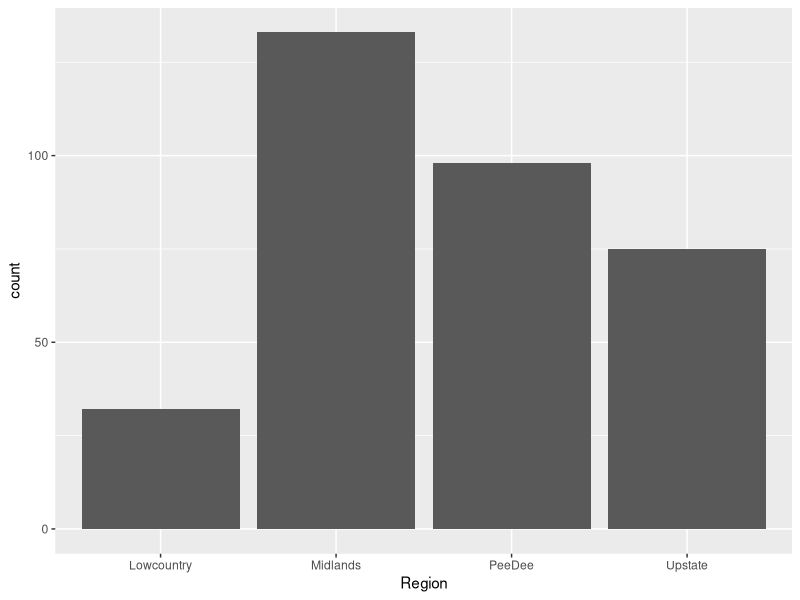
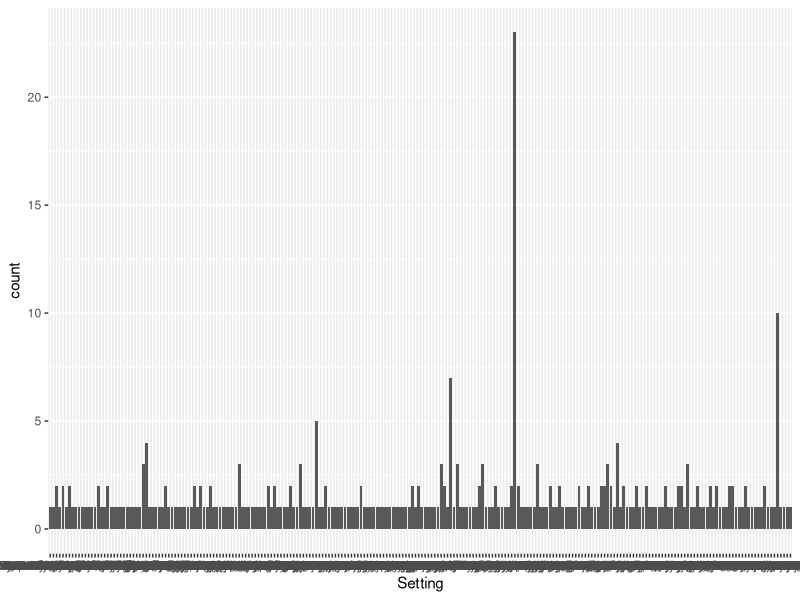
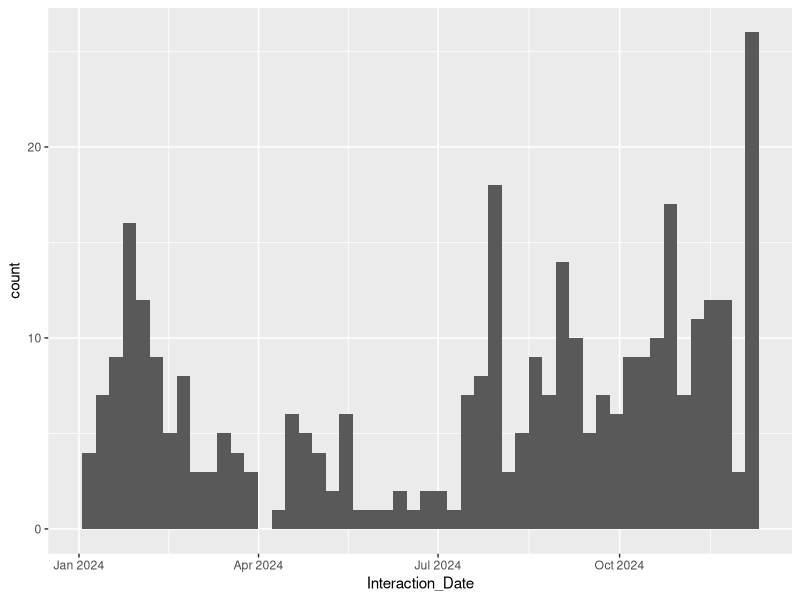
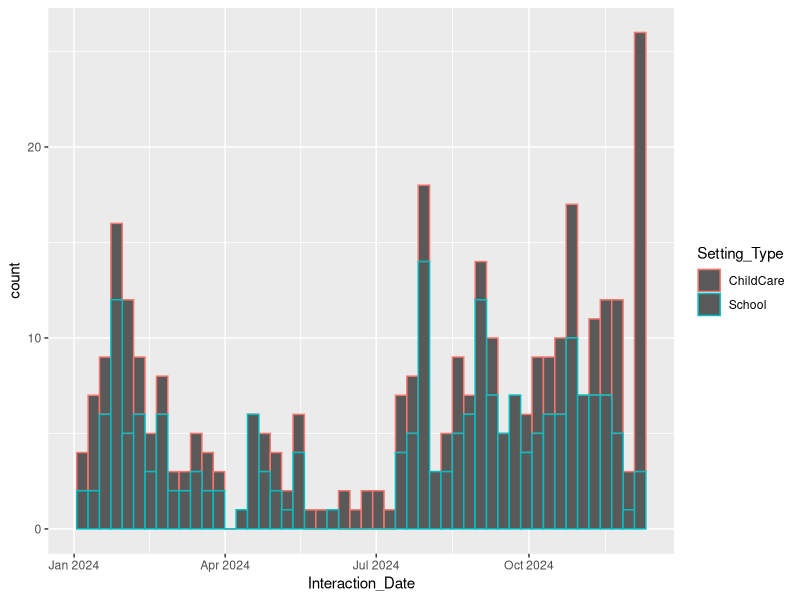
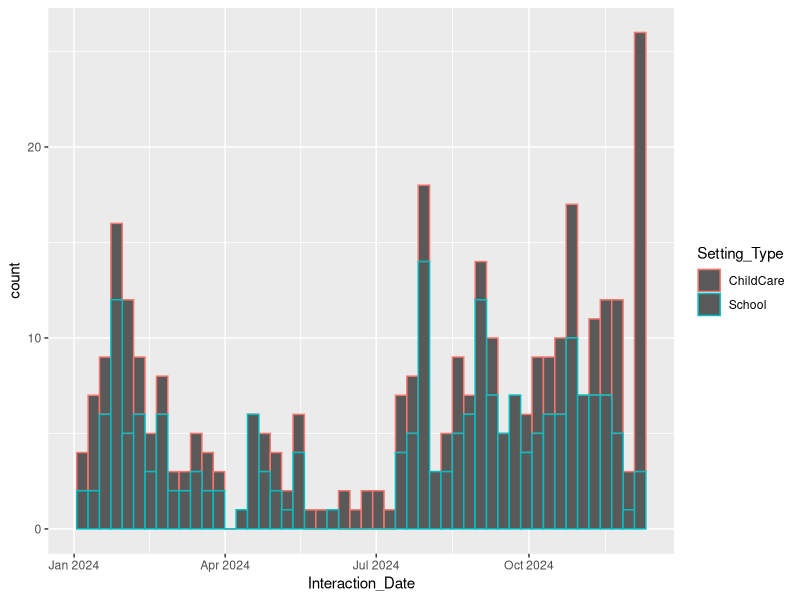
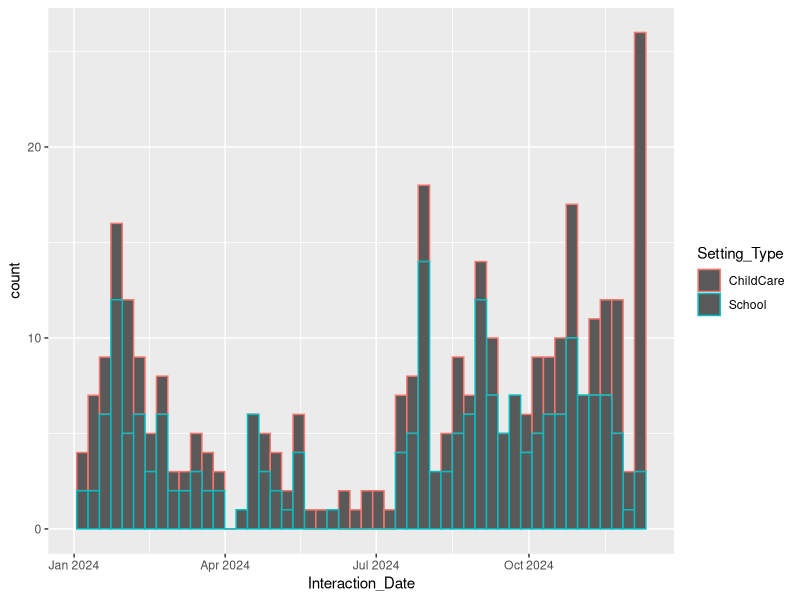
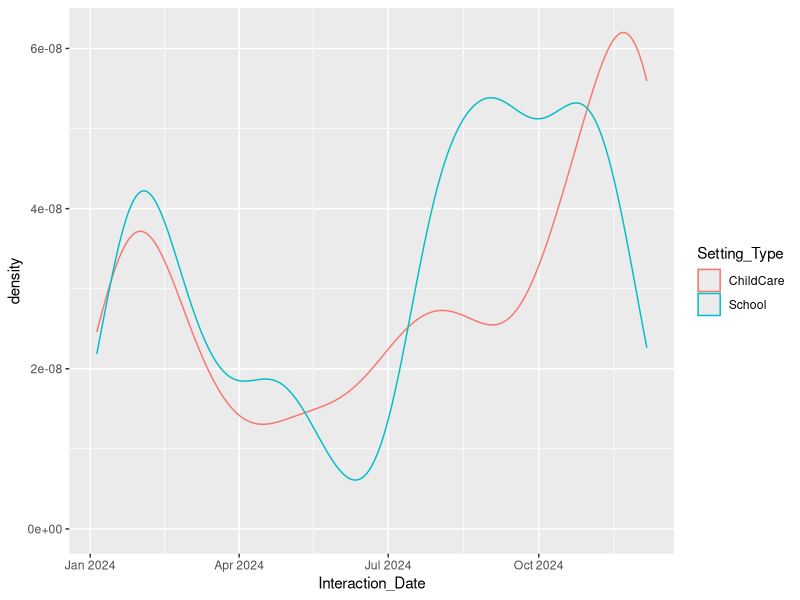
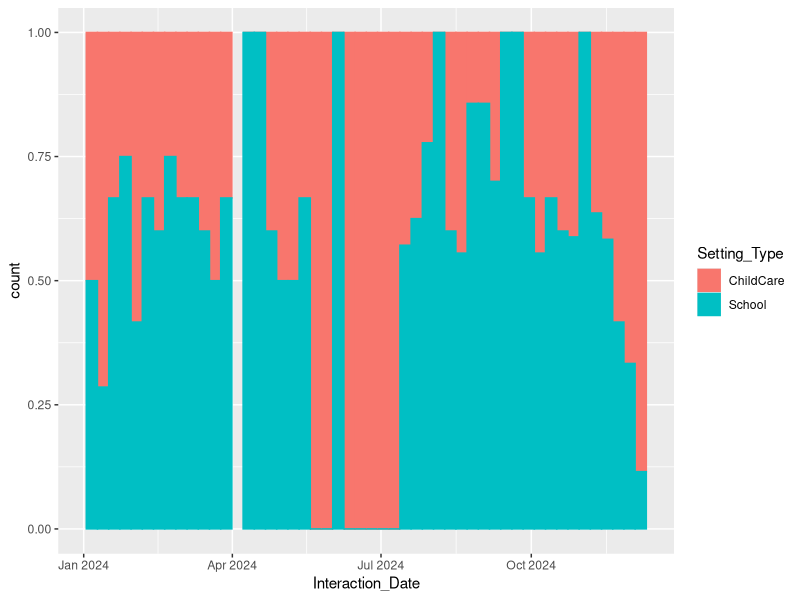

Here is the R script that generated these plots, in order: (Note: this script raises an error after producing the figures.)
library(readxl)
data <- read_excel("data.xlsx")
View(data)

# how clean is the data?
# what are the data types?
# unnecessary columns?
# data cleaning, standardize factors for columns
closed_completed = "Yes"

df <- data[c("Interaction Date","Region","Setting Name","Setting Type",'Initiation of Interaction')]

library(ggplot2)
ggplot(df,aes(x=Region)) + geom_bar()

colnames(df)[3] <- "Setting"
colnames(df)[1] <- "Interaction_Date"
colnames(df)[4] <- "Setting_Type"
colnames(df)[5] <- "Initiation_of_Interaction"

ggplot(df,aes(x=Setting)) + geom_bar()
#  Has our proactive outreach increased over time?
#  Try to plot interaction date over time, first guess is histogram
ggplot(df,aes(x=Interaction_Date)) + geom_histogram(bins=50)

#  Has it increased overtime by setting type or specific setting name?
ggplot(df,aes(x=Interaction_Date,color=Setting_Type)) + geom_histogram(bins=50)

ggplot(df,aes(x=Interaction_Date,color=Setting_Type)) + geom_histogram(bins=50)
ggplot(df,aes(x=Interaction_Date,color=Setting_Type)) + geom_histogram(bins=50)
ggplot(df,aes(x=Interaction_Date,color=Setting_Type)) + geom_density(adjust=.6)
ggplot(df,aes(x=Interaction_Date,color=Setting_Type,fill=Setting_Type)) + geom_histogram(bins=50,position='fill')


#  Display the total number of proactive and reactive.
table(data['Initiation of Interaction'])
ggplot(df,aes(x=Initiation_of_Interaction)) + geom_bar()

make.names(tolower(colnames(df)))

replace(".","_")
#  Which setting names had the most number of proactive and reactive interactions?
df %>% group_by(Initiation_of_Interaction) %>% summarise(total=sum(Setting)) # similar to pivot table in excel


#  What are the public health benefits/interventions?

#  Has outreach effected outbreaks over time?
